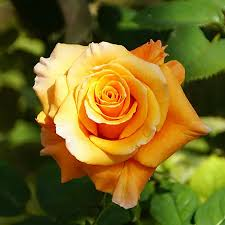
#> input picture Alfred/midterm/1-Rose.jpg, 225 x 225 px
$ jupyter execute --allow-errors CV_4_5.ipynb
#> lines starting #> are read from the running program, lines starting #| are printed output that depends on the picture; after the words box and inside, x2 and y2 are one past the last pixel; in counts of white or black regions, pixels touching at a corner belong together; long printed decimals are rounded
[cell 1]
import cv2
import numpy as np
import matplotlib.pyplot as plt

### Transformasi Fourier & langsung invers

[cell 2]
# Load the image
# image = cv2.imread(r'/content/drive/MyDrive/Kuliah/Semester 6/CV/CV_5 grayscale-image.jpg', cv2.IMREAD_GRAYSCALE)
image = cv2.imread('1-Rose.jpg',cv2.IMREAD_GRAYSCALE)
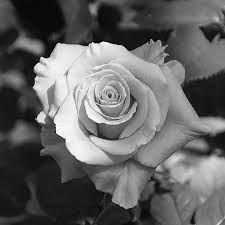
#> image: shape (225, 225); min 0, max 255, mean 99.6


row, col = 150, 150
pixel_value_1 = image[row, col]
#> pixel_value_1 = 149
print(f"img value: {pixel_value_1}")
#| img value: 149

f = np.fft.fft2(image)
fshift = np.fft.fftshift(f)

magnitude = 20 * np.log(np.abs(fshift))
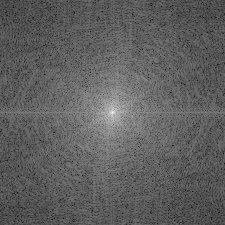
#> magnitude: shape (225, 225) float64; min 53.52, max 308.7, mean 149.3; drawn with min black and max white

# Inverse Transform with re-shifting the zero-frequency component
f_ishift = np.fft.ifftshift(fshift)
img_back = np.fft.ifft2(f_ishift)
img_back = np.abs(img_back)

row, col = 150, 150
pixel_value_2 = img_back[row, col]
#> pixel_value_2 = 149
print(f"img_back pixel value: {pixel_value_2}")
#| img_back pixel value: 149.000

print(np.allclose(image, img_back))
#| True

# Display the corrected result
plt.subplot(1, 3, 1), plt.imshow(image, cmap='gray')
plt.title('Original'), plt.axis('off')
plt.subplot(1, 3, 2), plt.imshow(img_back, cmap='gray')
plt.title('Reconstructed'), plt.axis('off')
plt.subplot(1, 3, 3), plt.imshow(magnitude, cmap='gray')
plt.title('Magnitude'), plt.axis('off')
plt.show()
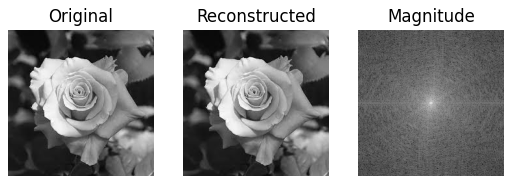
#> figure drawn by matplotlib, 3 panels

[cell 3]
#High pass gambar
#Ukuran gambar
nrows, ncols = image.shape
crow, ccol = nrows // 2, ncols // 2

#mask dengan tengah 1 & sisanya 0
mask = np.zeros((nrows, ncols), np.uint8)
mask[crow-30:crow+30, ccol-30:ccol+30]=1

#berikan mask terhadap fshift
fshift2=fshift*mask

f_ishift2 = np.fft.ifftshift(fshift2)
img_2 = np.fft.ifft2(f_ishift2)
img_2 = np.abs(img_2)

plt.subplot(1,2,1), plt.imshow(image, cmap='gray')
plt.title('Original'), plt.axis('off')
plt.subplot(1,2,2), plt.imshow(img_2, cmap='gray')
plt.title('Masked'), plt.axis('off')
plt.show()

### Ideal Low pass filter

[cell 4]
def ideal_low_pass_filter(rows, cols, cutoff_freq):
    """Generate an ideal low-pass filter mask."""
    mask = np.zeros((rows, cols), np.float32)
    center_row, center_col = rows // 2, cols // 2
    for i in range(rows):
        for j in range(cols):
            distance = np.sqrt((i - center_row)**2 + (j - center_col)**2)
            if distance <= cutoff_freq:
                mask[i, j] = 1
    return mask

# Read the image
image = cv2.imread('1-Rose.jpg',cv2.IMREAD_GRAYSCALE)

# Get image dimensions
rows, cols = image.shape
# Convert image to float32 (required for Fourier transform)
image_float32 = np.float32(image)

# Perform Fourier transform
fourier_image = np.fft.fft2(image_float32)
# Shift zero frequency component to the center
fourier_image_shifted = np.fft.fftshift(fourier_image)

# Define cutoff frequency for the ideal low-pass filter
cutoff_freq = 5  # Adjust as needed
# Generate ideal low-pass filter mask
low_pass_filter = ideal_low_pass_filter(rows, cols, cutoff_freq)
#> after the loop in ideal_low_pass_filter, `for i in range(rows):`:
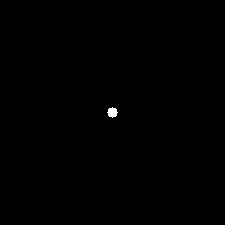
#> mask: shape (225, 225) float32; values 0 (black) and 1 (white), 0.16% white; 1 white region, box (x1, y1, x2, y2) and area: (107, 107, 118, 118) 81
# Apply the filter in the frequency domain
filtered_image_shifted = fourier_image_shifted * low_pass_filter

# Shift the result back
filtered_image = np.fft.ifftshift(filtered_image_shifted)
# Convert back to spatial domain
filtered_image_spatial = np.fft.ifft2(filtered_image)
# Take the magnitude of the complex result to get the filtered image
filtered_image_spatial = np.abs(filtered_image_spatial)
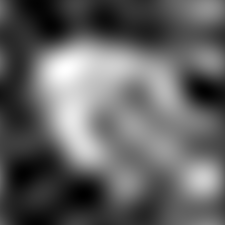
#> filtered_image_spatial: shape (225, 225) float64; min 0.1, max 256.8, mean 99.6; drawn with min black and max white
# Convert back to uint8 (required for displaying)
filtered_image_spatial_uint8 = np.uint8(filtered_image_spatial)

# Define cutoff frequency for the ideal low-pass filter
cutoff_freq_2 = 10  # Adjust as needed
# Generate ideal low-pass filter mask
low_pass_filter_2 = ideal_low_pass_filter(rows, cols, cutoff_freq_2)
# Apply the filter in the frequency domain
filtered_image_shifted_2 = fourier_image_shifted * low_pass_filter_2

# Shift the result back
filtered_image_2 = np.fft.ifftshift(filtered_image_shifted_2)
# Convert back to spatial domain
filtered_image_spatial_2 = np.fft.ifft2(filtered_image_2)
# Take the magnitude of the complex result to get the filtered image
filtered_image_spatial_2 = np.abs(filtered_image_spatial_2)
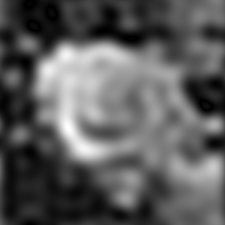
#> filtered_image_spatial_2: shape (225, 225) float64; min 0.046, max 277.2, mean 99.7; drawn with min black and max white
# Convert back to uint8 (required for displaying)
filtered_image_spatial_uint8_2 = np.uint8(filtered_image_spatial_2)

# Define cutoff frequency for the ideal low-pass filter
cutoff_freq_3 = 20  # Adjust as needed
# Generate ideal low-pass filter mask
low_pass_filter_3 = ideal_low_pass_filter(rows, cols, cutoff_freq_3)
#> call 3 of ideal_low_pass_filter, with rows = 225, cols = 225, cutoff_freq = 20
#> after the loop in ideal_low_pass_filter (call 3), `for i in range(rows):`:
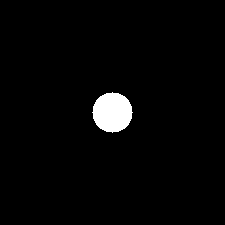
#> mask: shape (225, 225) float32; values 0 (black) and 1 (white), 2.5% white; 1 white region, box (x1, y1, x2, y2) and area: (92, 92, 133, 133) 1257
# Apply the filter in the frequency domain
filtered_image_shifted_3 = fourier_image_shifted * low_pass_filter_3

# Shift the result back
filtered_image_3 = np.fft.ifftshift(filtered_image_shifted_3)
# Convert back to spatial domain
filtered_image_spatial_3 = np.fft.ifft2(filtered_image_3)
# Take the magnitude of the complex result to get the filtered image
filtered_image_spatial_3 = np.abs(filtered_image_spatial_3)
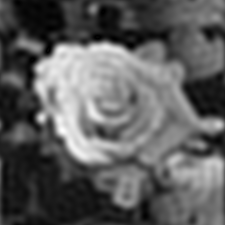
#> filtered_image_spatial_3: shape (225, 225) float64; min 0.0055, max 272.2, mean 99.6; drawn with min black and max white
# Convert back to uint8 (required for displaying)
filtered_image_spatial_uint8_3 = np.uint8(filtered_image_spatial_3)

# Define cutoff frequency for the ideal low-pass filter
cutoff_freq_4 = 40  # Adjust as needed
# Generate ideal low-pass filter mask
low_pass_filter_4 = ideal_low_pass_filter(rows, cols, cutoff_freq_4)
#> call 4 of ideal_low_pass_filter, with rows = 225, cols = 225, cutoff_freq = 40
#> after the loop in ideal_low_pass_filter (call 4), `for i in range(rows):`:
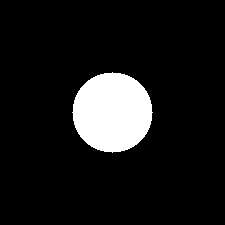
#> mask: shape (225, 225) float32; values 0 (black) and 1 (white), 9.9% white; 1 white region, box (x1, y1, x2, y2) and area: (72, 72, 153, 153) 5025
# Apply the filter in the frequency domain
filtered_image_shifted_4 = fourier_image_shifted * low_pass_filter_4

# Shift the result back
filtered_image_4 = np.fft.ifftshift(filtered_image_shifted_4)
# Convert back to spatial domain
filtered_image_spatial_4 = np.fft.ifft2(filtered_image_4)
# Take the magnitude of the complex result to get the filtered image
filtered_image_spatial_4 = np.abs(filtered_image_spatial_4)
# Convert back to uint8 (required for displaying)
filtered_image_spatial_uint8_4 = np.uint8(filtered_image_spatial_4)
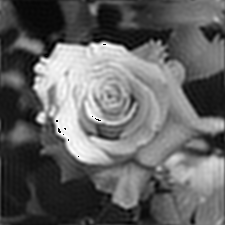
#> filtered_image_spatial_uint8_4: shape (225, 225); min 0, max 255, mean 98.9

# Define cutoff frequency for the ideal low-pass filter
cutoff_freq_5 = 60  # Adjust as needed
# Generate ideal low-pass filter mask
low_pass_filter_5 = ideal_low_pass_filter(rows, cols, cutoff_freq_5)
#> (the rest of the program and of its run is left out)
